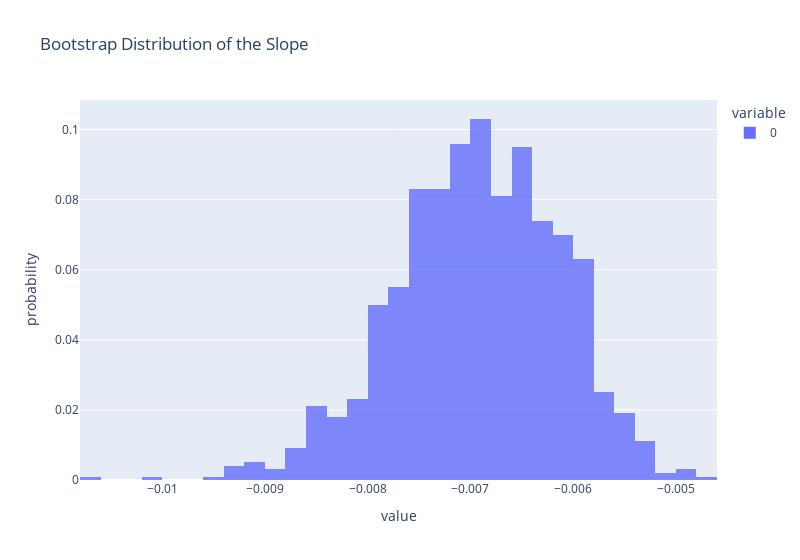

Notebook code cell kept with this figure:
### Markdown cell above
From the plot above, can you guess why the emoji for this section is spaghetti 🍝?

We were originally just interested in conducting inference on the slope, $\hat{\theta}_1$. 
So, let's visualize the bootstrap distribution of the synthetic $\hat{\theta}_1$ estimates:

> Note we could have done the same for the synthetic $\hat{\theta}_0$ estimates, too!

### Code cell
# Grab the slopes from the list of (intercept, slope) tuples
bs_theta1s = [theta[1] for theta in bs_thetas]

fig = px.histogram(pd.Series(bs_theta1s),
                   title='Bootstrap Distribution of the Slope', 
                   width=800, histnorm='probability', 
                   barmode="overlay", opacity=0.8)
fig.show()

### Figure 1 — Plotly figure (JSON) as saved in the notebook; plotly's stock layout.template omitted (floating-point values rounded to 4 significant figures; data arrays with more than 128 entries replaced by an {"elided": "..."} marker saying what was removed)
{"data": [{"bingroup": "x", "histnorm": "probability", "hovertemplate": "variable=0<br>value=%{x}<br>probability=%{y}<extra></extra>", "legendgroup": "0", "marker": {"color": "#636efa", "opacity": 0.8, "pattern": {"shape": ""}}, "name": "0", "orientation": "v", "showlegend": true, "type": "histogram", "x": {"elided": "1000 float values"}, "xaxis": "x", "yaxis": "y"}], "layout": {"barmode": "overlay", "legend": {"title": {"text": "variable"}, "tracegroupgap": 0}, "title": {"text": "Bootstrap Distribution of the Slope"}, "width": 800, "xaxis": {"anchor": "y", "domain": [0, 1], "title": {"text": "value"}}, "yaxis": {"anchor": "x", "domain": [0, 1], "title": {"text": "probability"}}}}
